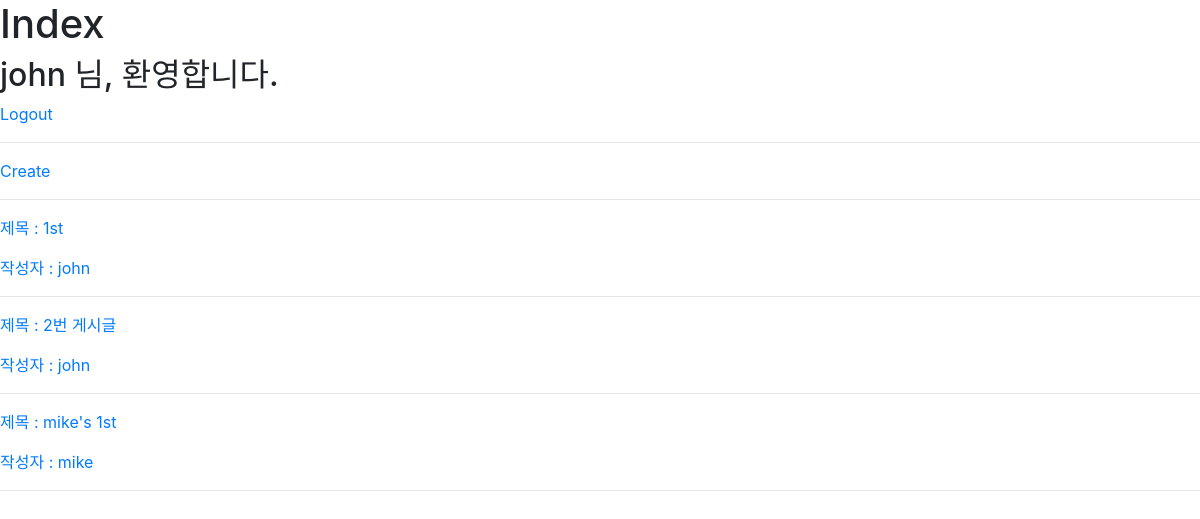
Screenshot of /accounts/ (signed in) with the database file from the repository.
### accounts/models.py (models this page shows)
class User(AbstractUser):
    followers = models.ManyToManyField(settings.AUTH_USER_MODEL, related_name='followings')

### crud/models.py (models this page shows)
class Article(models.Model):
    title = models.CharField(max_length=50)
    content = models.TextField()
    created_at = models.DateTimeField(auto_now_add=True)
    updated_at = models.DateTimeField(auto_now=True)
    user = models.ForeignKey(settings.AUTH_USER_MODEL, on_delete=models.CASCADE)
    like_users = models.ManyToManyField(settings.AUTH_USER_MODEL, related_name='like_reviews')

### crud/views.py (the view)
# urls.py: path('', index),
def index(request):
    articles = Article.objects.all()
    context = {
        'articles':articles
    }
    return render(request, 'crud/index.html', context)

### crud/templates/crud/index.html
{% extends 'base.html' %}
{% block content %}
    <h1>Index</h1>
    {% if user.is_authenticated %}
        <h2>{{ user.username }} 님, 환영합니다.</h2>
        <a href="{% url 'accounts:logout' %}">Logout</a>
    {% else %}
        <a href="{% url 'accounts:create' %}">Signup</a>
        <a href="{% url 'accounts:login' %}">Login</a>
    {% endif %}
    <hr>
    <a href="{% url 'crud:create' %}">Create</a>
    <hr>
    {% for article in articles %}
        <a href="{% url 'crud:detail' article.pk %}">
        <p>제목 : {{ article.title }}</p>
        <p>작성자 : {{ article.user }}</p>
        </a>
        <hr>
    {% endfor %}
{% endblock %}

### rows the page displays
User: username "john"
Article: title "1st", user "john"
Article: title "2번 게시글", user "john"
Article: title "mike's 1st", user "mike"
